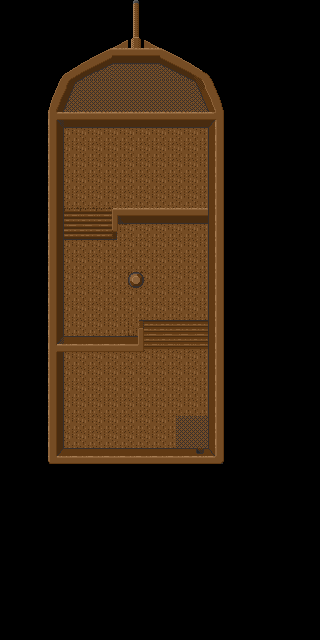

The image is a tile-based game level rendered from a .tmx file. Its description and complete source (layers, tilesets, objects, tile grids) follow:
An orthogonal 20x40 tile map with 16x16 px tiles, 1 tile layer (Boat), 1 hidden layer not drawn, 2 tilesets and 8 objects (drop_zone0, drop_zone1, center).

<map version="1.2" tiledversion="1.2.1" orientation="orthogonal" renderorder="right-down" width="20" height="40" tilewidth="16" tileheight="16" infinite="0" nextlayerid="5" nextobjectid="11">
 <tileset firstgid="1" source="../WoodenTiles2.tsx" />
 <tileset firstgid="217" source="../Cargo.tsx" />
 <layer id="1" name="Boat" width="20" height="40">
  <data encoding="csv">
0,0,0,0,0,0,0,0,73,0,0,0,0,0,0,0,0,0,0,0,
0,0,0,0,0,0,0,0,72,0,0,0,0,0,0,0,0,0,0,0,
0,0,0,0,0,0,0,31,71,39,0,0,0,0,0,0,0,0,0,0,
0,0,0,0,0,31,32,19,19,19,40,39,0,0,0,0,0,0,0,0,
0,0,0,27,28,29,30,170,170,170,38,37,36,35,0,0,0,0,0,0,
0,0,0,69,26,170,170,170,170,170,170,170,34,70,0,0,0,0,0,0,
0,0,0,65,66,170,170,170,170,170,170,170,67,68,0,0,0,0,0,0,
0,0,0,17,19,19,19,19,19,19,19,19,19,16,0,0,0,0,0,0,
0,0,0,7,3,3,3,3,3,3,3,3,3,12,0,0,0,0,0,0,
0,0,0,7,3,3,3,3,3,3,3,3,3,12,0,0,0,0,0,0,
0,0,0,7,3,3,3,3,3,3,3,3,3,12,0,0,0,0,0,0,
0,0,0,7,3,3,3,3,3,3,3,3,3,12,0,0,0,0,0,0,
0,0,0,7,3,3,3,3,3,3,3,3,3,12,0,0,0,0,0,0,
0,0,0,7,44,44,44,46,19,19,19,19,19,12,0,0,0,0,0,0,
0,0,0,7,45,45,45,47,3,3,3,3,3,12,0,0,0,0,0,0,
0,0,0,7,3,3,3,3,3,3,3,3,3,12,0,0,0,0,0,0,
0,0,0,7,3,3,3,3,3,3,3,3,3,12,0,0,0,0,0,0,
0,0,0,7,3,3,3,3,74,3,3,3,3,12,0,0,0,0,0,0,
0,0,0,7,3,3,3,3,3,3,3,3,3,12,0,0,0,0,0,0,
0,0,0,7,3,3,3,3,3,3,3,3,3,12,0,0,0,0,0,0,
0,0,0,7,3,3,3,3,58,56,56,56,56,12,0,0,0,0,0,0,
0,0,0,49,23,23,23,23,57,55,55,55,55,12,0,0,0,0,0,0,
0,0,0,7,3,3,3,3,3,3,3,3,3,12,0,0,0,0,0,0,
0,0,0,7,3,3,3,3,3,3,3,3,3,12,0,0,0,0,0,0,
0,0,0,7,3,3,3,3,3,3,3,3,3,12,0,0,0,0,0,0,
0,0,0,7,3,3,3,3,3,3,3,3,3,12,0,0,0,0,0,0,
0,0,0,7,3,3,3,3,3,3,3,216,216,12,0,0,0,0,0,0,
0,0,0,7,3,3,3,3,3,3,3,216,216,12,0,0,0,0,0,0,
0,0,0,21,23,23,23,23,23,23,23,23,22,24,0,0,0,0,0,0,
0,0,0,0,0,0,0,0,0,0,0,0,0,0,0,0,0,0,0,0,
0,0,0,0,0,0,0,0,0,0,0,0,0,0,0,0,0,0,0,0,
0,0,0,0,0,0,0,0,0,0,0,0,0,0,0,0,0,0,0,0,
0,0,0,0,0,0,0,0,0,0,0,0,0,0,0,0,0,0,0,0,
0,0,0,0,0,0,0,0,0,0,0,0,0,0,0,0,0,0,0,0,
0,0,0,0,0,0,0,0,0,0,0,0,0,0,0,0,0,0,0,0,
0,0,0,0,0,0,0,0,0,0,0,0,0,0,0,0,0,0,0,0,
0,0,0,0,0,0,0,0,0,0,0,0,0,0,0,0,0,0,0,0,
0,0,0,0,0,0,0,0,0,0,0,0,0,0,0,0,0,0,0,0,
0,0,0,0,0,0,0,0,0,0,0,0,0,0,0,0,0,0,0,0,
0,0,0,0,0,0,0,0,0,0,0,0,0,0,0,0,0,0,0,0
</data>
 </layer>
 <layer id="3" name="TrashZone" width="20" height="40" visible="0">
  <data encoding="csv">
0,0,0,0,0,0,0,0,0,0,0,0,0,0,0,0,0,0,0,0,
0,0,0,0,0,0,0,0,0,0,0,0,0,0,0,0,0,0,0,0,
0,0,0,0,0,0,0,0,0,0,0,0,0,0,0,0,0,0,0,0,
0,0,0,0,0,0,0,0,0,0,0,0,0,0,0,0,0,0,0,0,
0,0,0,0,0,0,0,0,0,0,0,0,0,0,0,0,0,0,0,0,
0,0,0,0,0,0,0,0,0,0,0,0,0,0,0,0,0,0,0,0,
0,0,0,0,0,0,0,0,0,0,0,0,0,0,0,0,0,0,0,0,
0,0,0,0,0,0,0,0,0,0,0,0,0,0,0,0,0,0,0,0,
0,0,0,0,0,0,0,0,0,0,0,0,0,0,0,0,0,0,0,0,
0,0,0,0,0,0,0,0,0,0,0,0,0,0,0,0,0,0,0,0,
0,0,0,0,0,0,0,0,0,0,0,0,0,0,0,0,0,0,0,0,
0,0,0,0,0,0,0,0,0,0,0,0,0,9,0,0,0,0,0,0,
0,0,0,0,0,0,0,0,0,0,0,0,0,10,0,0,0,0,0,0,
0,0,0,0,0,0,0,0,0,0,0,0,0,10,0,0,0,0,0,0,
0,0,0,4,0,0,0,0,0,0,0,0,0,10,0,0,0,0,0,0,
0,0,0,5,0,0,0,0,0,0,0,0,0,0,0,0,0,0,0,0,
0,0,0,0,0,0,0,0,0,0,0,0,0,0,0,0,0,0,0,0,
0,0,0,0,0,0,0,0,0,0,0,0,0,0,0,0,0,0,0,0,
0,0,0,0,0,0,0,0,0,0,0,0,0,0,0,0,0,0,0,0,
0,0,0,0,0,0,0,0,0,0,0,0,0,0,0,0,0,0,0,0,
0,0,0,0,0,0,0,0,0,0,0,0,0,0,0,0,0,0,0,0,
0,0,0,0,0,0,0,0,0,0,0,0,0,0,0,0,0,0,0,0,
0,0,0,0,0,0,0,0,0,0,0,0,0,0,0,0,0,0,0,0,
0,0,0,0,0,0,0,0,0,0,0,0,0,0,0,0,0,0,0,0,
0,0,0,0,0,0,0,0,0,0,0,0,0,0,0,0,0,0,0,0,
0,0,0,0,0,0,0,0,0,0,0,0,0,0,0,0,0,0,0,0,
0,0,0,0,0,0,0,0,0,0,0,0,0,0,0,0,0,0,0,0,
0,0,0,0,0,0,0,0,0,0,0,0,0,0,0,0,0,0,0,0,
0,0,0,0,0,0,0,0,0,0,0,0,0,0,0,0,0,0,0,0,
0,0,0,0,0,0,0,0,0,0,0,0,0,0,0,0,0,0,0,0,
0,0,0,0,0,0,0,0,0,0,0,0,0,0,0,0,0,0,0,0,
0,0,0,0,0,0,0,0,0,0,0,0,0,0,0,0,0,0,0,0,
0,0,0,0,0,0,0,0,0,0,0,0,0,0,0,0,0,0,0,0,
0,0,0,0,0,0,0,0,0,0,0,0,0,0,0,0,0,0,0,0,
0,0,0,0,0,0,0,0,0,0,0,0,0,0,0,0,0,0,0,0,
0,0,0,0,0,0,0,0,0,0,0,0,0,0,0,0,0,0,0,0,
0,0,0,0,0,0,0,0,0,0,0,0,0,0,0,0,0,0,0,0,
0,0,0,0,0,0,0,0,0,0,0,0,0,0,0,0,0,0,0,0,
0,0,0,0,0,0,0,0,0,0,0,0,0,0,0,0,0,0,0,0,
0,0,0,0,0,0,0,0,0,0,0,0,0,0,0,0,0,0,0,0
</data>
 </layer>
 <objectgroup id="4" name="KeyItems" visible="0">
  <object id="1" name="drop_zone0" x="64.5" y="65.5" width="48" height="47.5" />
  <object id="2" name="drop_zone1" x="82" y="311" width="49" height="50.5">
   <properties>
    <property name="right" type="bool" value="true" />
   </properties>
  </object>
  <object id="8" name="center" x="136" y="216">
   <point />
  </object>
 </objectgroup>
 <objectgroup id="2" name="Cargo">
  <properties>
   <property name="star1" type="int" value="1" />
   <property name="star2" type="int" value="2" />
   <property name="star3" type="int" value="3" />
  </properties>
  <object id="3" gid="237" x="128" y="176" width="16" height="16" />
  <object id="4" gid="237" x="171" y="152" width="16" height="16" />
  <object id="5" gid="237" x="113" y="144" width="16" height="16" />
  <object id="7" gid="242" x="270" y="207" width="32" height="112" rotation="90">
   <properties>
    <property name="innate" type="bool" value="true" />
   </properties>
  </object>
  <object id="9" gid="230" x="165" y="312.5" width="16" height="64" rotation="90" />
 </objectgroup>
</map>
